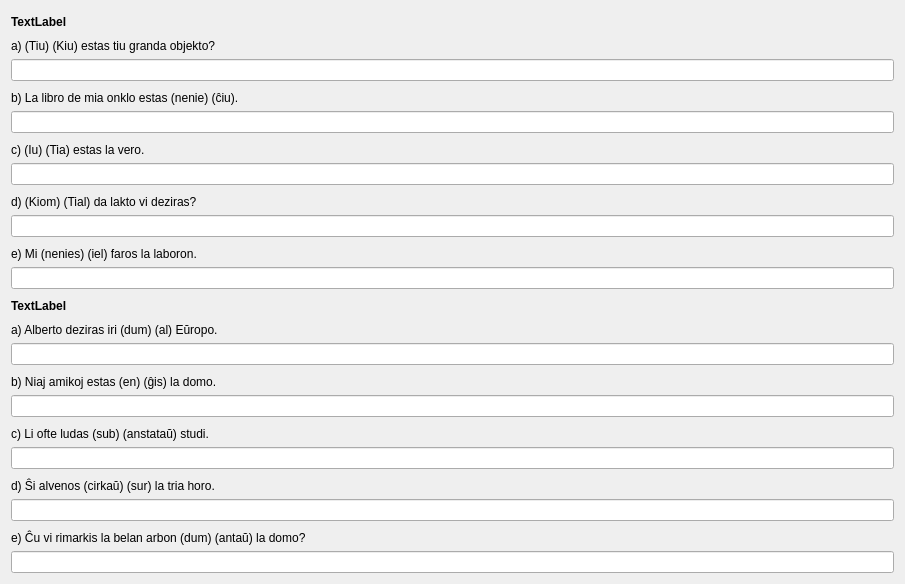
         <widget class="QWidget" name="scrollAreaWidgetContents_3">
          <property name="geometry">
           <rect>
            <x>0</x>
            <y>0</y>
            <width>905</width>
            <height>584</height>
           </rect>
          </property>
          <layout class="QVBoxLayout" name="verticalLayout_46">
           <item>
            <layout class="QVBoxLayout" name="verticalLayout_47">
             <item>
              <widget class="QLabel" name="Lec13_Label16">
               <property name="sizePolicy">
                <sizepolicy hsizetype="Preferred" vsizetype="Preferred">
                 <horstretch>0</horstretch>
                 <verstretch>0</verstretch>
                </sizepolicy>
               </property>
               <property name="font">
                <font>
                 <weight>75</weight>
                 <bold>true</bold>
                </font>
               </property>
               <property name="text">
                <string>TextLabel</string>
               </property>
               <property name="alignment">
                <set>Qt::AlignBottom|Qt::AlignLeading|Qt::AlignLeft</set>
               </property>
               <property name="wordWrap">
                <bool>true</bool>
               </property>
              </widget>
             </item>
             <item>
              <widget class="QLabel" name="label_64">
               <property name="text">
                <string>a) (Tiu) (Kiu) estas tiu granda objekto?</string>
               </property>
               <property name="alignment">
                <set>Qt::AlignBottom|Qt::AlignLeading|Qt::AlignLeft</set>
               </property>
               <property name="wordWrap">
                <bool>true</bool>
               </property>
               <property name="buddy">
                <cstring>lineEdit_44</cstring>
               </property>
               <property name="lingvo" stdset="0">
                <string>eo</string>
               </property>
              </widget>
             </item>
             <item>
              <widget class="cx_edit" name="lineEdit_44">
               <property name="sizePolicy">
                <sizepolicy hsizetype="Preferred" vsizetype="Preferred">
                 <horstretch>0</horstretch>
                 <verstretch>0</verstretch>
                </sizepolicy>
               </property>
              </widget>
             </item>
             <item>
              <widget class="QLabel" name="label_66">
               <property name="text">
                <string>b) La libro de mia onklo estas (nenie) (ĉiu).</string>
               </property>
               <property name="alignment">
                <set>Qt::AlignBottom|Qt::AlignLeading|Qt::AlignLeft</set>
               </property>
               <property name="wordWrap">
                <bool>true</bool>
               </property>
               <property name="buddy">
                <cstring>lineEdit_45</cstring>
               </property>
               <property name="lingvo" stdset="0">
                <string>eo</string>
               </property>
              </widget>
             </item>
             <item>
              <widget class="cx_edit" name="lineEdit_45">
               <property name="sizePolicy">
                <sizepolicy hsizetype="Preferred" vsizetype="Preferred">
                 <horstretch>0</horstretch>
                 <verstretch>0</verstretch>
                </sizepolicy>
               </property>
              </widget>
             </item>
             <item>
              <widget class="QLabel" name="label_68">
               <property name="text">
                <string>c) (Iu) (Tia) estas la vero.</string>
               </property>
               <property name="alignment">
                <set>Qt::AlignBottom|Qt::AlignLeading|Qt::AlignLeft</set>
               </property>
               <property name="wordWrap">
                <bool>true</bool>
               </property>
               <property name="buddy">
                <cstring>lineEdit_46</cstring>
               </property>
               <property name="lingvo" stdset="0">
                <string>eo</string>
               </property>
              </widget>
             </item>
             <item>
              <widget class="cx_edit" name="lineEdit_46">
               <property name="sizePolicy">
                <sizepolicy hsizetype="Preferred" vsizetype="Preferred">
                 <horstretch>0</horstretch>
                 <verstretch>0</verstretch>
                </sizepolicy>
               </property>
              </widget>
             </item>
             <item>
              <widget class="QLabel" name="label_72">
               <property name="text">
                <string>d) (Kiom) (Tial) da lakto vi deziras?</string>
               </property>
               <property name="alignment">
                <set>Qt::AlignBottom|Qt::AlignLeading|Qt::AlignLeft</set>
               </property>
               <property name="wordWrap">
                <bool>true</bool>
               </property>
               <property name="buddy">
                <cstring>lineEdit_48</cstring>
               </property>
               <property name="lingvo" stdset="0">
                <string>eo</string>
               </property>
              </widget>
             </item>
             <item>
              <widget class="cx_edit" name="lineEdit_48">
               <property name="sizePolicy">
                <sizepolicy hsizetype="Preferred" vsizetype="Preferred">
                 <horstretch>0</horstretch>
                 <verstretch>0</verstretch>
                </sizepolicy>
               </property>
              </widget>
             </item>
             <item>
              <widget class="QLabel" name="label_74">
               <property name="text">
                <string>e) Mi (nenies) (iel) faros la laboron.</string>
               </property>
               <property name="alignment">
                <set>Qt::AlignBottom|Qt::AlignLeading|Qt::AlignLeft</set>
               </property>
               <property name="wordWrap">
                <bool>true</bool>
               </property>
               <property name="buddy">
                <cstring>lineEdit_49</cstring>
               </property>
               <property name="lingvo" stdset="0">
                <string>eo</string>
               </property>
              </widget>
             </item>
             <item>
              <widget class="cx_edit" name="lineEdit_49">
               <property name="sizePolicy">
                <sizepolicy hsizetype="Preferred" vsizetype="Preferred">
                 <horstretch>0</horstretch>
                 <verstretch>0</verstretch>
                </sizepolicy>
               </property>
              </widget>
             </item>
            </layout>
           </item>
           <item>
            <layout class="QVBoxLayout" name="verticalLayout_25">
             <item>
              <widget class="QLabel" name="Lec13_Label17">
               <property name="sizePolicy">
                <sizepolicy hsizetype="Preferred" vsizetype="Preferred">
                 <horstretch>0</horstretch>
                 <verstretch>0</verstretch>
                </sizepolicy>
               </property>
               <property name="font">
                <font>
                 <weight>75</weight>
                 <bold>true</bold>
                </font>
               </property>
               <property name="text">
                <string>TextLabel</string>
               </property>
               <property name="alignment">
                <set>Qt::AlignBottom|Qt::AlignLeading|Qt::AlignLeft</set>
               </property>
               <property name="wordWrap">
                <bool>true</bool>
               </property>
              </widget>
             </item>
             <item>
              <widget class="QLabel" name="label_71">
               <property name="text">
                <string>a) Alberto deziras iri (dum) (al) Eŭropo.</string>
               </property>
               <property name="alignment">
                <set>Qt::AlignBottom|Qt::AlignLeading|Qt::AlignLeft</set>
               </property>
               <property name="wordWrap">
                <bool>true</bool>
               </property>
               <property name="buddy">
                <cstring>lineEdit_47</cstring>
               </property>
               <property name="lingvo" stdset="0">
                <string>eo</string>
               </property>
              </widget>
             </item>
             <item>
              <widget class="cx_edit" name="lineEdit_47">
               <property name="sizePolicy">
                <sizepolicy hsizetype="Preferred" vsizetype="Preferred">
                 <horstretch>0</horstretch>
                 <verstretch>0</verstretch>
                </sizepolicy>
               </property>
              </widget>
             </item>
             <item>
              <widget class="QLabel" name="label_77">
               <property name="text">
                <string>b) Niaj amikoj estas (en) (ĝis) la domo.</string>
               </property>
               <property name="alignment">
                <set>Qt::AlignBottom|Qt::AlignLeading|Qt::AlignLeft</set>
               </property>
               <property name="wordWrap">
                <bool>true</bool>
               </property>
               <property name="buddy">
                <cstring>lineEdit_50</cstring>
               </property>
               <property name="lingvo" stdset="0">
                <string>eo</string>
               </property>
              </widget>
             </item>
             <item>
              <widget class="cx_edit" name="lineEdit_50">
               <property name="sizePolicy">
                <sizepolicy hsizetype="Preferred" vsizetype="Preferred">
                 <horstretch>0</horstretch>
                 <verstretch>0</verstretch>
                </sizepolicy>
               </property>
              </widget>
             </item>
             <item>
              <widget class="QLabel" name="label_79">
               <property name="text">
                <string>c) Li ofte ludas (sub) (anstataŭ) studi.</string>
               </property>
               <property name="alignment">
                <set>Qt::AlignBottom|Qt::AlignLeading|Qt::AlignLeft</set>
               </property>
               <property name="wordWrap">
                <bool>true</bool>
               </property>
               <property name="buddy">
                <cstring>lineEdit_51</cstring>
               </property>
               <property name="lingvo" stdset="0">
                <string>eo</string>
               </property>
              </widget>
             </item>
             <item>
              <widget class="cx_edit" name="lineEdit_51">
               <property name="sizePolicy">
                <sizepolicy hsizetype="Preferred" vsizetype="Preferred">
                 <horstretch>0</horstretch>
                 <verstretch>0</verstretch>
                </sizepolicy>
               </property>
              </widget>
             </item>
             <item>
              <widget class="QLabel" name="label_81">
               <property name="text">
                <string>d) Ŝi alvenos (cirkaŭ) (sur) la tria horo.</string>
               </property>
               <property name="alignment">
                <set>Qt::AlignBottom|Qt::AlignLeading|Qt::AlignLeft</set>
               </property>
               <property name="wordWrap">
                <bool>true</bool>
               </property>
               <property name="buddy">
                <cstring>lineEdit_52</cstring>
               </property>
               <property name="lingvo" stdset="0">
                <string>eo</string>
               </property>
              </widget>
             </item>
             <item>
              <widget class="cx_edit" name="lineEdit_52">
               <property name="sizePolicy">
                <sizepolicy hsizetype="Preferred" vsizetype="Preferred">
                 <horstretch>0</horstretch>
                 <verstretch>0</verstretch>
                </sizepolicy>
               </property>
              </widget>
             </item>
             <item>
              <widget class="QLabel" name="label_83">
               <property name="text">
                <string>e) Ĉu vi rimarkis la belan arbon (dum) (antaŭ) la domo?</string>
               </property>
               <property name="alignment">
                <set>Qt::AlignBottom|Qt::AlignLeading|Qt::AlignLeft</set>
               </property>
               <property name="wordWrap">
                <bool>true</bool>
               </property>
               <property name="buddy">
                <cstring>lineEdit_53</cstring>
               </property>
               <property name="lingvo" stdset="0">
                <string>eo</string>
               </property>
              </widget>
             </item>
             <item>
              <widget class="cx_edit" name="lineEdit_53">
               <property name="sizePolicy">
                <sizepolicy hsizetype="Preferred" vsizetype="Preferred">
                 <horstretch>0</horstretch>
                 <verstretch>0</verstretch>
                </sizepolicy>
               </property>
              </widget>
             </item>
            </layout>
           </item>
          </layout>
         </widget>
